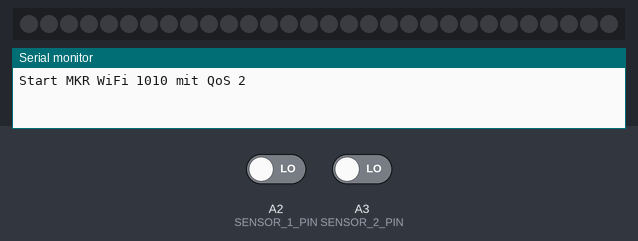
Simulated run of this sketch. Board: Arduino MKR. Shown: 30 RGB LEDs in strip order, left to right, the last lines printed to the serial monitor. The inputs (shaded band) are chosen by the test bench; at power-on: A2 (SENSOR_1_PIN) LOW, A3 (SENSOR_2_PIN) LOW. Dim RGB values are drawn brighter than linear; WiFi joins after 1.5 s; servers stay silent unless stated; no MQTT or app messages arrive unless stated.

Above: at 3.2 s.
3.3 s: A2 (SENSOR_1_PIN) driven HIGH
At 3.6 s:
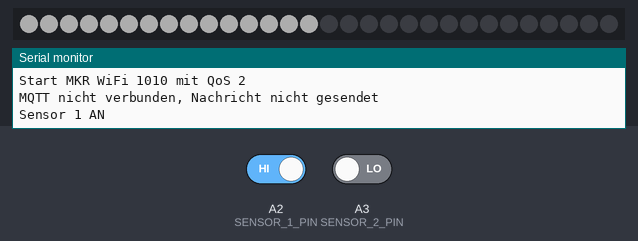
4.8 s: A3 (SENSOR_2_PIN) driven HIGH
At 5.2 s:
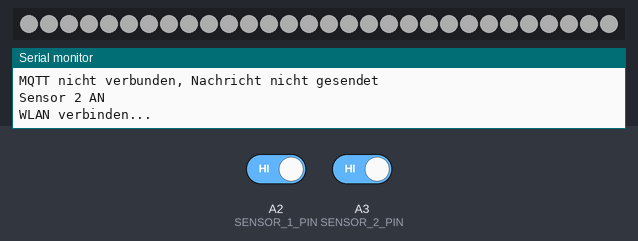
Timing chart, 0 to 7.8 s (numbered marks = the images above; inputs shaded):
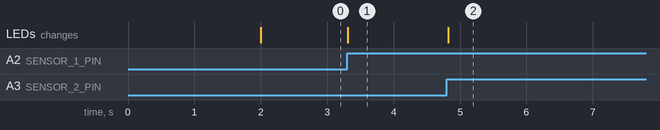

Measured:
- after the input at 3.3 s, the LEDs: change at once (image 1)
- after the input at 4.8 s, the LEDs: change at once (image 2)

The sketch:

ligth.ino
```cpp
#include <SPI.h>
#include <WiFiNINA.h>
#include <ArduinoMqttClient.h>
#include <Adafruit_NeoPixel.h>

// WLAN
const char* WIFI_SSID = "GL-MT300N-V2-4c4";
const char* WIFI_PASS = "goodlife";

// MQTT
const char* MQTT_BROKER = "192.168.8.110";
const int MQTT_PORT = 1883;
const char* MQTT_TOPIC = "building/light/status";

// Pins
const byte SENSOR_1_PIN = A2;
const byte SENSOR_2_PIN = A3;
const byte LED_STRIP_PIN = A4;

// LEDs
const int ANZAHL_LEDS = 30;
const byte HELLIGKEIT = 50;

// 5 Sekunden an
const unsigned long EINSCHALTDAUER = 10000;

// MQTT QoS
const int MQTT_QOS = 2;

Adafruit_NeoPixel ledLeiste(
  ANZAHL_LEDS,
  LED_STRIP_PIN,
  NEO_GRB + NEO_KHZ800
);

WiFiClient wifiClient;
MqttClient mqttClient(wifiClient);

unsigned long letzteBewegungSensor1 = 0;
unsigned long letzteBewegungSensor2 = 0;

bool sensor1An = false;
bool sensor2An = false;

unsigned long letzterWlanVersuch = 0;
unsigned long letzterMqttVersuch = 0;

void setup() {
  pinMode(SENSOR_1_PIN, INPUT);
  pinMode(SENSOR_2_PIN, INPUT);

  Serial.begin(9600);
  delay(2000);

  ledLeiste.begin();
  ledLeiste.clear();
  ledLeiste.setBrightness(HELLIGKEIT);
  ledLeiste.show();

  Serial.println("Start MKR WiFi 1010 mit QoS 2");
}

void loop() {
  wlanUndMqttPruefen();

  bool bewegung1 = digitalRead(SENSOR_1_PIN) == HIGH;
  bool bewegung2 = digitalRead(SENSOR_2_PIN) == HIGH;

  // Sensor 1 -> Floor 1 -> LEDs 1 bis 15 weiß
  if (bewegung1) {
    letzteBewegungSensor1 = millis();

    if (!sensor1An) {
      sensor1An = true;

      setzeBereich(0, 14, 255, 255, 255);
      sendeStatus(1, "on");

      Serial.println("Sensor 1 AN");
    }
  }

  // Sensor 2 -> Floor 2 -> LEDs 16 bis 30 weiß
  if (bewegung2) {
    letzteBewegungSensor2 = millis();

    if (!sensor2An) {
      sensor2An = true;

      setzeBereich(15, 29, 255, 255, 255);
      sendeStatus(2, "on");

      Serial.println("Sensor 2 AN");
    }
  }

  // Sensor 1 nach 5 Sekunden ohne Bewegung aus
  if (sensor1An && millis() - letzteBewegungSensor1 >= EINSCHALTDAUER) {
    sensor1An = false;

    setzeBereich(0, 14, 0, 0, 0);
    sendeStatus(1, "off");

    Serial.println("Sensor 1 AUS");
  }

  // Sensor 2 nach 5 Sekunden ohne Bewegung aus
  if (sensor2An && millis() - letzteBewegungSensor2 >= EINSCHALTDAUER) {
    sensor2An = false;

    setzeBereich(15, 29, 0, 0, 0);
    sendeStatus(2, "off");

    Serial.println("Sensor 2 AUS");
  }

  mqttClient.poll();

  delay(50);
}

void wlanUndMqttPruefen() {
  if (WiFi.status() != WL_CONNECTED) {
    if (millis() - letzterWlanVersuch > 5000) {
      letzterWlanVersuch = millis();

      Serial.println("WLAN verbinden...");
      WiFi.begin(WIFI_SSID, WIFI_PASS);
    }

    return;
  }

  if (!mqttClient.connected()) {
    if (millis() - letzterMqttVersuch > 5000) {
      letzterMqttVersuch = millis();

      Serial.println("MQTT verbinden...");

      if (mqttClient.connect(MQTT_BROKER, MQTT_PORT)) {
        Serial.println("MQTT verbunden");
      } else {
        Serial.print("MQTT Fehler: ");
        Serial.println(mqttClient.connectError());
      }
    }

    return;
  }

  mqttClient.poll();
}

void sendeStatus(int floor, const char* status) {
  if (!mqttClient.connected()) {
    Serial.println("MQTT nicht verbunden, Nachricht nicht gesendet");
    return;
  }

  char nachricht[60];

  snprintf(
    nachricht,
    sizeof(nachricht),
    "{\"floor\":%d,\"status\":\"%s\"}",
    floor,
    status
  );

  bool retained = false;

  mqttClient.beginMessage(MQTT_TOPIC, retained, MQTT_QOS);
  mqttClient.print(nachricht);
  mqttClient.endMessage();

  Serial.print("MQTT QoS 2 gesendet: ");
  Serial.println(nachricht);
}

void setzeBereich(int ersteLED, int letzteLED, byte r, byte g, byte b) {
  for (int i = ersteLED; i <= letzteLED; i++) {
    ledLeiste.setPixelColor(i, ledLeiste.Color(r, g, b));
  }

  ledLeiste.show();
}
```
